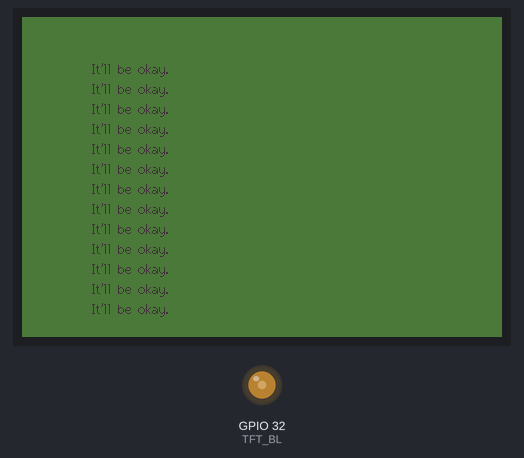
A sketch run on a simulated ESP32. Parts: 480×320 colour display, output pins drawn as LEDs (lit = HIGH). Random numbers use the default seed unless the sketch sets one. At 16.5 s the program puts the board to deep sleep or switches it off; the recording ends there.

Above: at 0.4 s.
At 10.7 s:
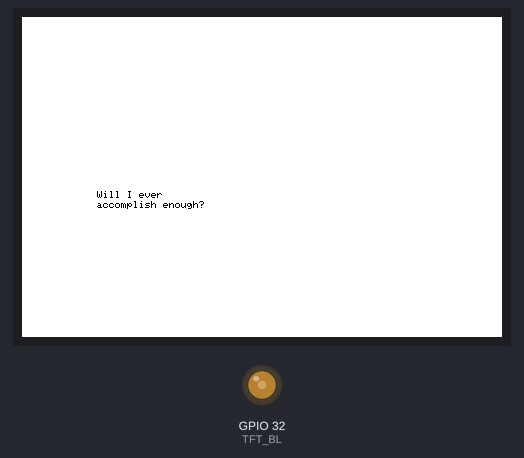

Measured:
- what the display in image 1 shows lasts 0.4 s, from 10.5 s to 10.9 s

The sketch:

mod1_01.ino
```cpp
#include <TFT_eSPI.h> // Graphics and font library for ST7735 driver chip
#include <SPI.h>

#define TFT_BL   32            // LED back-light control pin

TFT_eSPI tft = TFT_eSPI();  // Invoke library, pins defined in User_Setup.h

void setup() {
  // put your setup code here, to run once:
  tft.init();
  tft.setRotation(1);

  pinMode(TFT_BL, OUTPUT);
  ledcSetup(0, 5000, 8); // 0-15, 5000, 8
  ledcAttachPin(TFT_BL, 0); // TFT_BL, 0 - 15
  ledcWrite(0, 100); // 0-15, 0-255 (with 8 bit resolution); 0=totally dark;255=totally shiny
}

void loop() {
  // put your main code here, to run repeatedly:

  unsigned long functionTime = 14400; // 60% of 24 seconds in milliseconds
  unsigned long sleepTime = 4800; // 20% of 24 seconds in milliseconds

  uint16_t textColor = random(0xFFFF); // Random 16-bit color
  uint16_t bgColor = random(0xFFFF); // Random 16-bit color

  unsigned long startTime = millis();

  while (millis() - startTime < functionTime) {
    // Display "It'll be okay" messages
    tft.fillScreen(bgColor);
    tft.setTextColor(textColor, bgColor);

    tft.drawString("It'll be okay.", 70, 44, 2);
    tft.drawString("It'll be okay.", 70, 64, 2);
    tft.drawString("It'll be okay.", 70, 84, 2);
    tft.drawString("It'll be okay.", 70, 104, 2);
    tft.drawString("It'll be okay.", 70, 124, 2);
    tft.drawString("It'll be okay.", 70, 144, 2);
    tft.drawString("It'll be okay.", 70, 164, 2);
    tft.drawString("It'll be okay.", 70, 184, 2);
    tft.drawString("It'll be okay.", 70, 204, 2);
    tft.drawString("It'll be okay.", 70, 224, 2);
    tft.drawString("It'll be okay.", 70, 244, 2);
    tft.drawString("It'll be okay.", 70, 264, 2);
    tft.drawString("It'll be okay.", 70, 284, 2);

    // Wait for a random period of time
    unsigned long displayTime = random(500, 2000); // Time between displaying "It'll be okay" messages
    delay(displayTime);

    // Check if it's time to display the anxiety-ridden message
    if (millis() - startTime < functionTime - 300) { // Ensure there's enough time left for the anxiety message
      // Display anxiety message
      tft.fillScreen(TFT_WHITE);
      tft.setTextColor(TFT_BLACK, TFT_WHITE);

      // Array of variations of the phrase
      String phrases[] = {
        "I'm running",
        "Time is",
        "Will I ever",
        "I'm running",
        "Tick-tock",
        "24 hrs is",
        "Is it too"
      };
      String seconds[] = {
        "out of time.",
        "slipping away",
        "accomplish enough?",
        "out of time.",
        "tick-tock!",
        "never enough",
        "late for me?"
      };

      // Select a random  phrase
      uint8_t phraseIndex = random(0, 7);

      // Display the randomly selected phrase with the randomly selected font
      tft.drawString(phrases[phraseIndex], 75, 174, 1);
      tft.drawString(seconds[phraseIndex], 75, 184, 1);

      delay(300); // Display the anxiety message for 0.5 seconds
    }
  }

  // Enter deep sleep for the rest of the loop
  esp_sleep_enable_timer_wakeup(sleepTime * 1000);
  esp_deep_sleep_start();
}
```
